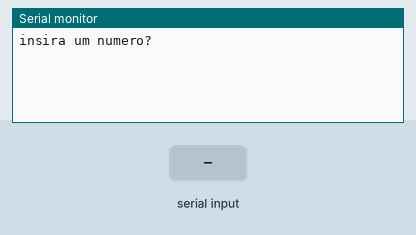
The sketch below on a simulated Arduino Uno, built with avr-gcc and run on an emulated ATmega328P. Parts: the last lines printed to the serial monitor. The test bench sets the inputs (shaded band).

Above: at 1.2 s.
1.3 s: "90,45\n" received over Serial
At 2.1 s:
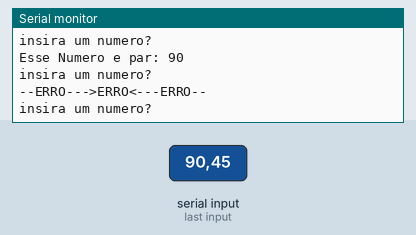
2.8 s: "30,150\n" received over Serial
At 4.8 s:
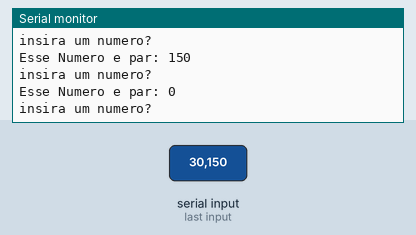
Timing chart, 0 to 6.3 s (numbered marks = the images above; inputs shaded):
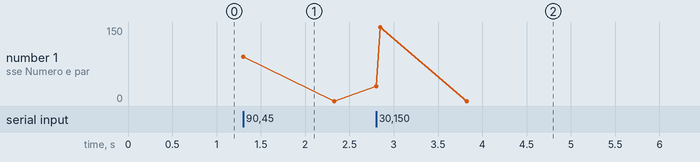

Measured:
- after the input at 1.3 s, the serial monitor: prints a new line at once (image 1)
- after the input at 2.8 s, the serial monitor: prints a new line at once (image 2)

The sketch:

exercico_61.ino
```cpp
long numero = 0;


void setup()
{
  Serial.begin(9600);
}

void loop()
{


    Serial.println("insira um numero?");
    while( ! Serial.available()  );
    numero = Serial.parseInt ();

  long numerof = numero %2;

    if(numerof == 0){;
  Serial.println("Esse Numero e par: "+ String(numero));
  }else{
    Serial.println("--ERRO--->ERRO<---ERRO--");
  }


}
```
